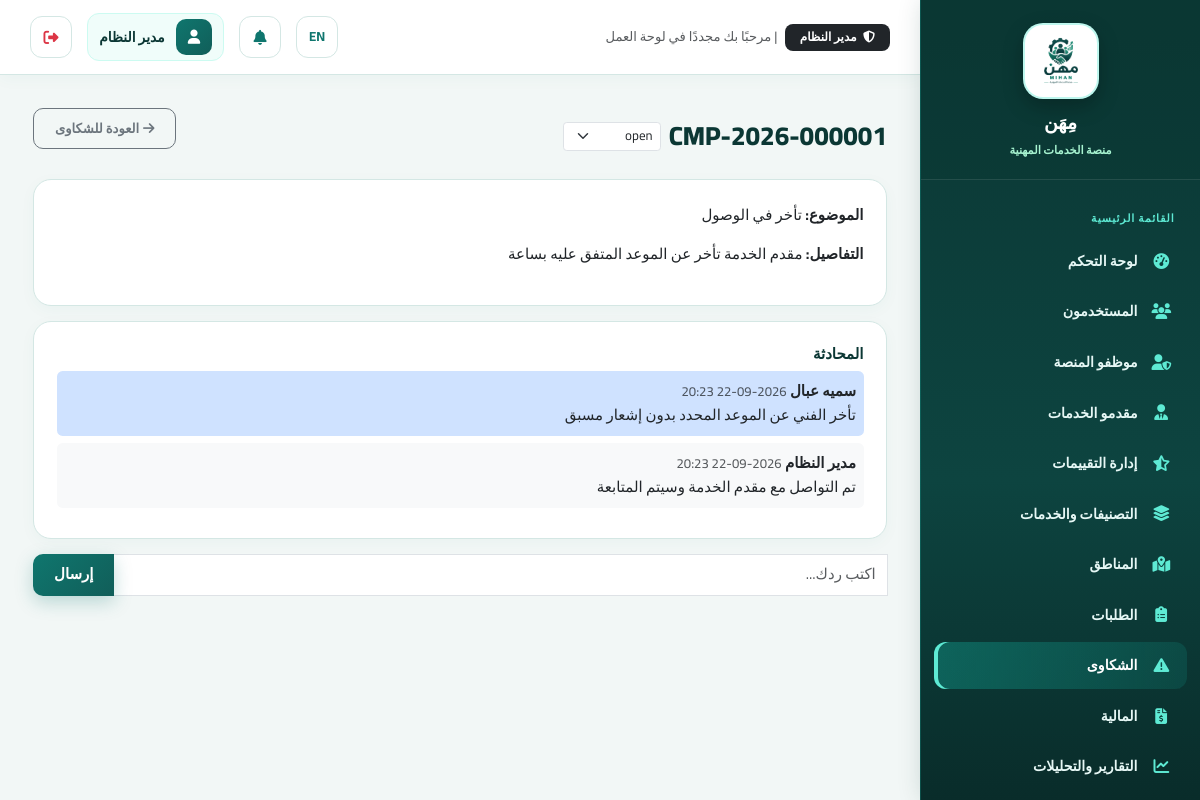
/admin/complaints/1 (signed in), run on the app's committed database.
### tables this page shows
CREATE TABLE `system_settings` (
  `id` int(11) NOT NULL,
  `key` varchar(100) NOT NULL,
  `value` text DEFAULT NULL,
  `updated_at` datetime DEFAULT current_timestamp() ON UPDATE current_timestamp()
);

CREATE TABLE `users` (
  `id` int(11) NOT NULL,
  `name` varchar(150) NOT NULL,
  `email` varchar(150) NOT NULL,
  `phone` varchar(20) DEFAULT NULL,
  `password_hash` varchar(255) NOT NULL,
  `role` enum('customer','provider','employee','admin') NOT NULL DEFAULT 'customer',
  `profile_photo` varchar(255) DEFAULT NULL,
  `is_active` tinyint(1) NOT NULL DEFAULT 1,
  `is_verified_email` tinyint(1) NOT NULL DEFAULT 0,
  `created_at` datetime DEFAULT current_timestamp(),
  `updated_at` datetime DEFAULT current_timestamp() ON UPDATE current_timestamp()
);

CREATE TABLE `complaints` (
  `id` int(11) NOT NULL,
  `complaint_number` varchar(30) NOT NULL,
  `created_by` int(11) NOT NULL,
  `against_user_id` int(11) DEFAULT NULL,
  `request_id` int(11) DEFAULT NULL,
  `subject` varchar(200) NOT NULL,
  `description` text NOT NULL,
  `status` enum('open','in_review','resolved','rejected','closed') NOT NULL DEFAULT 'open',
  `created_at` datetime DEFAULT current_timestamp(),
  `updated_at` datetime DEFAULT current_timestamp() ON UPDATE current_timestamp()
);

CREATE TABLE `complaint_messages` (
  `id` int(11) NOT NULL,
  `complaint_id` int(11) NOT NULL,
  `sender_id` int(11) NOT NULL,
  `message` text NOT NULL,
  `created_at` datetime DEFAULT current_timestamp()
);

### app/views/admin/complaint_details.php (the view, shortened to what the rows shown need)
<div class="d-flex justify-content-between align-items-center mb-3">
  <div class="d-flex align-items-center gap-2">
    <h3 class="mb-0"><?= e($complaint['complaint_number']) ?></h3>
    <form method="POST" action="<?= url('/admin/complaints/' . $complaint['id'] . '/status') ?>" class="d-inline-flex gap-2">
      <select name="status" class="form-select form-select-sm" onchange="this.form.submit()">
        <?php foreach (['open','in_review','resolved','rejected','closed'] as $s): ?>
          <option value="<?= $s ?>" <?= $complaint['status']===$s?'selected':'' ?>><?= e($s) ?></option>
        <?php endforeach; ?>
      </select>
    </form>
  </div>
</div>
<div class="card p-4 mb-3">
<p><strong>الموضوع:</strong> <?= e($complaint['subject']) ?></p>
<p><strong>التفاصيل:</strong> <?= e($complaint['description']) ?></p>
</div>
<div class="card p-4 mb-3">
<h6>المحادثة</h6>
<?php foreach ($messages as $m): ?>
<div class="mb-2 p-2 rounded <?= $m['sender_role']==='admin'?'bg-light':'bg-primary-subtle' ?>">
<strong><?= e($m['sender_name']) ?></strong> <span class="text-muted small"><?= formatDate($m['created_at']) ?></span>
<p class="mb-0"><?= e($m['message']) ?></p>
</div>
<?php endforeach; ?>
</div>
<form method="POST" action="<?= url('/admin/complaints/' . $complaint['id'] . '/reply') ?>" class="input-group">
<input type="text" name="message" class="form-control" placeholder="اكتب ردك..." required>
<button class="btn btn-primary">إرسال</button>
</form>

### app/core/Router.php (shortened to what the rows shown need)
<?php
class Router
{
    private array $routes = [];
    private function add(string $method, string $path, string $handler): void
    {
        $this->routes[] = compact('method', 'path', 'handler');
    }
    public function dispatch(string $method, string $uri): void
    {
        $uri = strtok($uri, '?');
        $base = BASE_PATH;
        if ($base !== '' && strpos($uri, $base) === 0) {
            $uri = substr($uri, strlen($base));
        }
        $uri = rtrim($uri, '/');
        foreach ($this->routes as $route) {
            if ($route['method'] !== $method) continue;
            $pattern = preg_replace('#\{[a-zA-Z_]+\}#', '([^/]+)', $route['path']);
            $pattern = '#^' . $pattern . '$#u';
            if (preg_match($pattern, $uri, $matches)) {
                array_shift($matches);
                [$controllerName, $methodName] = explode('@', $route['handler']);
                $controller = new $controllerName();
                call_user_func_array([$controller, $methodName], $matches);
                return;
            }
        }
    }
}

### app/views/partials/sidebar.php (shortened to what the rows shown need)
<?php
$role=Auth::role(); $current=parse_url($_SERVER['REQUEST_URI']??'',PHP_URL_PATH) ?: '/';
$links=[];
if($role==='customer') $links=[['fa-gauge-high',__('dashboard'),'/customer/dashboard'],['fa-list-check',__('my_requests'),'/customer/requests'],['fa-file-invoice-dollar','المالية والفواتير','/customer/finance'],['fa-plus-circle',__('new_request'),'/customer/requests/create'],['fa-comment-dots',__('smart_assistant'),'/customer/ai/assistant'],['fa-user-gear',__('search'),'/providers'],['fa-triangle-exclamation',__('complaints'),'/customer/complaints'],['fa-user',__('profile'),'/customer/profile']];
elseif($role==='provider') $links=[['fa-gauge-high',__('dashboard'),'/provider/dashboard'],['fa-inbox',__('incoming_requests'),'/provider/requests'],['fa-wallet','المالية والمدفوعات','/provider/finance'],['fa-star',__('reviews'),'/provider/reviews'],['fa-id-card',__('professional_profile'),'/provider/profile']];
elseif($role==='admin') $links=[['fa-gauge-high',__('dashboard'),'/admin/dashboard'],['fa-users',__('users'),'/admin/users'],['fa-user-shield','موظفو المنصة','/admin/employees'],['fa-user-tie',__('providers'),'/admin/providers'],['fa-star-half-stroke',__('review_management'),'/admin/reviews'],['fa-layer-group',__('categories_services'),'/admin/categories'],['fa-map-location-dot',__('locations'),'/admin/locations'],['fa-clipboard-list',__('requests'),'/admin/requests'],['fa-triangle-exclamation',__('complaints'),'/admin/complaints'],['fa-file-invoice-dollar',__('finance'),'/admin/finance'],['fa-chart-line',__('reports_analytics'),'/admin/reports'],['fa-bell',__('notifications'),'/admin/notifications'],['fa-brain',__('ai'),'/admin/ai'],['fa-chalkboard-teacher','ماهر AI','/admin/mahir'],['fa-gear',__('settings'),'/admin/settings']];
?>
<aside class="dash-sidebar">
 <div class="sidebar-brand"><a href="<?= url('/') ?>" class="sidebar-brand-link"><img class="sidebar-logo" src="<?= asset('images/logo-mihan-original.png') ?>" alt="<?= e(__('app_name')) ?>"><span class="sidebar-brand-text"><?= e(setting('site_name', __('app_name'))) ?><small><?= __('professional_services_platform') ?></small></span></a></div>
 <ul class="sidebar-nav"><li class="sidebar-section"><?= __('main_menu') ?></li>
 <?php foreach($links as $link): $active=str_starts_with($current,rtrim(BASE_PATH.$link[2],'/')); ?><li><a class="<?= $active?'active':'' ?>" href="<?= url($link[2]) ?>"><i class="fa-solid <?= $link[0] ?>"></i><span><?= e($link[1]) ?></span></a></li><?php endforeach; ?>
 </ul>
</aside>

### app/views/partials/topbar.php (shortened to what the rows shown need)
<?php
$userRole = Auth::role();
$roleBadge = [
    'admin' => ['label' => 'مدير النظام', 'color' => 'bg-dark text-white'],
    'employee' => ['label' => 'موظف المنصة', 'color' => 'bg-primary text-white'],
    'provider' => ['label' => 'مقدم خدمة', 'color' => 'bg-info text-dark'],
    'customer' => ['label' => 'عميل مستفيد', 'color' => 'bg-success text-white'],
][$userRole] ?? ['label' => $userRole, 'color' => 'bg-secondary text-white'];
?>
<header class="dash-topbar">
  <div class="d-none d-md-flex align-items-center gap-2">
    <span class="badge <?= $roleBadge['color'] ?> px-3 py-2 fw-bold" style="font-size: 0.8rem; border-radius: 8px;">
      <i class="fa-solid fa-shield-halved me-1"></i> <?= $roleBadge['label'] ?>
    </span>
    <span class="text-muted small">| مرحبًا بك مجددًا في لوحة العمل</span>
  </div>
  <div class="ms-auto d-flex align-items-center gap-2 gap-md-3">
    <a href="<?= e(langUrl(currentLang() === 'ar' ? 'en' : 'ar')) ?>" class="icon-btn" title="تبديل اللغة">
      <span class="fw-bold small"><?= currentLang() === 'ar' ? 'EN' : 'ع' ?></span>
    </a>
    <a href="<?= url(Auth::role() . '/notifications') ?>" class="icon-btn position-relative" title="الإشعارات والتنبيهات">
      <i class="fa-solid fa-bell"></i>
    </a>
    <div class="dash-user">
      <span class="dash-user-avatar">
        <i class="fa-solid fa-user"></i>
      </span>
      <span class="dash-user-name fw-bold"><?= e(Auth::name()) ?></span>
    </div>
    <form method="POST" action="<?= url('/logout') ?>" class="d-inline">
      <button type="submit" class="icon-btn text-danger" title="<?= e(__('logout')) ?>">
        <i class="fa-solid fa-right-from-bracket"></i>
      </button>
    </form>
  </div>
</header>

### data on the page
system_settings: value "مِهَن"
users: role "مدير النظام", name "مدير النظام"
complaints: complaint_number "CMP-2026-000001", subject "تأخر في الوصول", description "مقدم الخدمة تأخر عن الموعد المتفق عليه بساعة"
complaint_messages: sender.name "سميه عبال", created_at "2026-09-22 20:23", message "تأخر الفني عن الموعد المحدد بدون إشعار مسبق"
complaint_messages: sender.name "مدير النظام", created_at "2026-09-22 20:23", message "تم التواصل مع مقدم الخدمة وسيتم المتابعة"

### other printed values
$link[1] "لوحة التحكم"
$link[1] "المستخدمون"
$link[1] "موظفو المنصة"
$link[1] "مقدمو الخدمات"
$link[1] "إدارة التقييمات"
$link[1] "التصنيفات والخدمات"
$link[1] "المناطق"
$link[1] "الطلبات"
$link[1] "الشكاوى"
$link[1] "المالية"
$link[1] "التقارير والتحليلات"
form field status "open"
